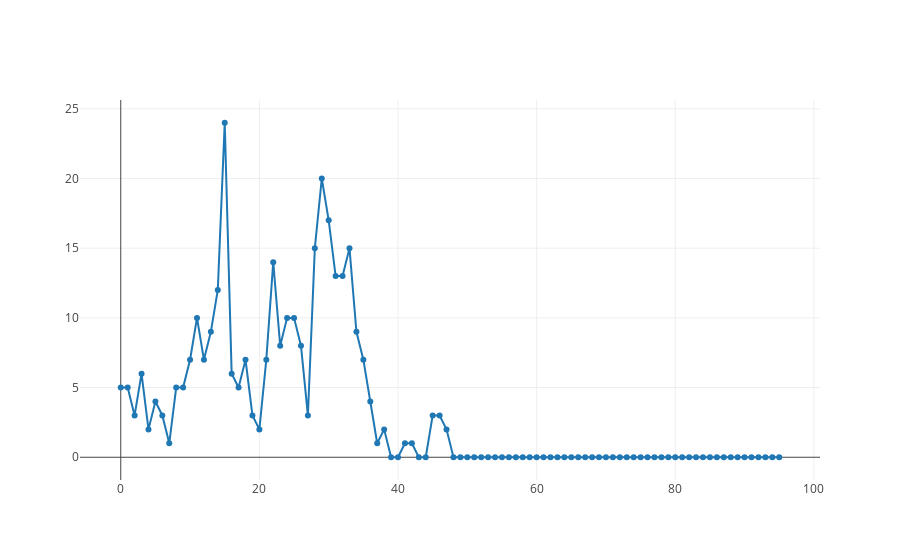

Notebook source saved alongside this figure:
### Code cell
console.log(time_series.sort())
openDigger.render.plotly([
        {y: time_series.map(d => d[2]) ,mode: 'lines+markers', name: 'activity'}
    ], );

### Figure 1 — Plotly figure (JSON) as saved in the notebook; plotly's stock layout.template omitted (floating-point values rounded to 4 significant figures)
{"data": [{"mode": "lines+markers", "name": "activity", "y": ["5", "5", "3", "6", "2", "4", "3", "1", "5", "5", "7", "10", "7", "9", "12", "24", "6", "5", "7", "3", "2", "7", "14", "8", "10", "10", "8", "3", "15", "20", "17", "13", "13", "15", "9", "7", "4", "1", "2", "0", "0", "1", "1", "0", "0", "3", "3", "2", "0", "0", "0", "0", "0", "0", "0", "0", "0", "0", "0", "0", "0", "0", "0", "0", "0", "0", "0", "0", "0", "0", "0", "0", "0", "0", "0", "0", "0", "0", "0", "0", "0", "0", "0", "0", "0", "0", "0", "0", "0", "0", "0", "0", "0", "0", "0", "0"]}], "layout": {}}
